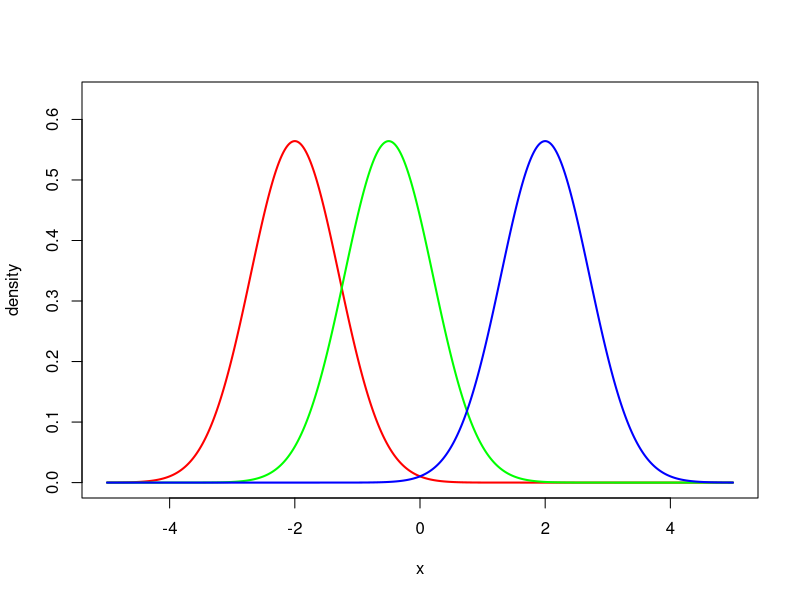
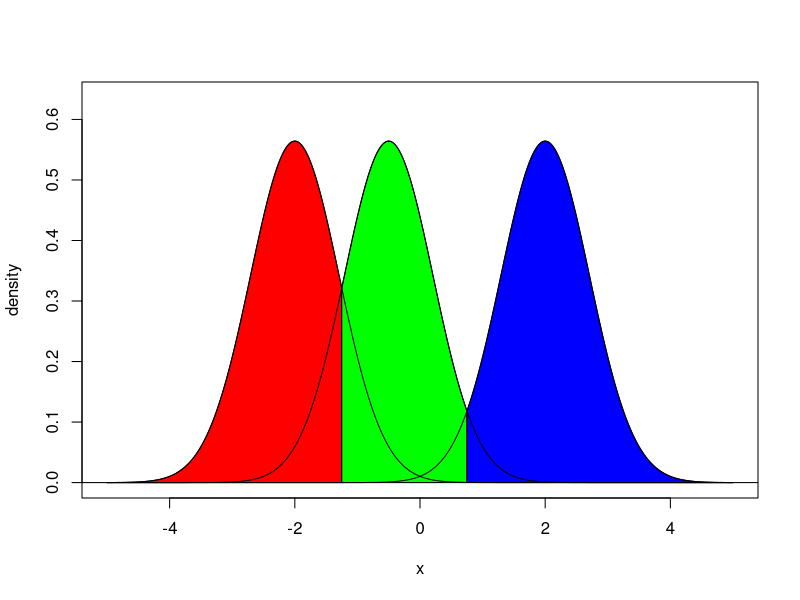

These charts were generated, in order, by the following R code: (Note: this script raises an error after producing the figures.)
## now with illustrations!!
set.seed(0)

plot_gaussian_densities <- function(mus, sigma2s = 1,
                                    xrange = 5, delta = 0.01, 
                                    type = c("density", "region"),
                                    col = rainbow(length(mus))) {
  type <- match.arg(type)
  plot(NA, NA, xlim = c(-xrange, xrange), ylim = c(0, .45/sqrt(sigma2s)),
       xlab = "x", ylab = "density")
  xseq <- seq(-xrange, xrange, delta)
  smu <- sort(mus)
  if (type == "density") {
    for (mu in mus) lines(xseq, dnorm(xseq, mean = mu, sd = sqrt(sigma2s)),
                          lwd = 2, col = col[smu == mu])
  } else {
    md <- c(-xrange -1, (smu[-length(smu)] + smu[-1])/2, xrange + 1)
    for (i in 1:length(smu)) {
      m1 <- md[i]
      m2 <- md[i+1]
      xs <- seq(m1, m2, delta)
      dd <- dnorm(xs, smu[i], sqrt(sigma2s))
      polygon(c(xs, m2, m1), c(dd, 0, 0), col = col[i])
    }
    for (mu in mus) lines(xseq, dnorm(xseq, mean = mu, sd = sqrt(sigma2s)),
                          lwd = 1)
  }
}

## intro plot
pdf("extrapolation/illus_example1a.pdf", width = 5, height = 3)
plot_gaussian_densities(c(-2,-0.5,2), 0.5)
dev.off()
pdf("extrapolation/illus_example1b.pdf", width = 5, height = 3)
plot_gaussian_densities(c(-2,-0.5,2), 0.5, type = "region")
dev.off()

rho <- 0.7
mc.reps <- 20

## computes Bayes error for univariate normal p(x|y); OLD VERSION
# normal_bayes_error <- function(mus, sigma2s = 1, intrange = 10, delta = 1e-3) {
#   xs <- seq(-intrange, intrange, delta)
#   pds <- lapply(mus, function(mu) dnorm(xs, mean = mu, sd = sqrt(sigma2s)))
#   maxpds <- do.call(pmax, pds)
#   ba <- 1/length(mus) * sum(maxpds) * delta
#   1 - ba
# }

## computes Bayes error for univariate normal p(x|y)
normal_bayes_error <- function(mus, sigma2s = 1) {
  smu <- sort(mus)/sqrt(sigma2s)
  md <- c(-Inf, (smu[-length(smu)] + smu[-1])/2, Inf)
  lbs <- smu - md[-1]
  ubs <- smu - md[-length(md)]
  1 - mean(pnorm(ubs) - pnorm(lbs))
}

## mus is k x N matrix
normal_bayes_error_vec <- function(mus, sigma2s = 1) {
  smu <- apply(mus, 2, sort)/sqrt(sigma2s)
  md <- rbind(-Inf, (smu[-nrow(smu), ] + smu[-1, ])/2, Inf)
  lbs <- smu - md[-1, ]
  ubs <- smu - md[-nrow(md), ]
  1 - colMeans(pnorm(ubs) - pnorm(lbs))
}





bess <- list()
muss <- list()

for (k in 2:10) {
  mus <- rho * randn(k, mc.reps)
  bes <- normal_bayes_error_vec(mus, sigma2s = 1-rho^2)

  bess[[paste(k)]] <- bes
  muss[[paste(k)]] <- mus
}

boxplot(bess, pch = "o", xlab = "k", ylab = "Error", ylim = c(0, 1))
stripchart(bess, vertical = TRUE, xlim = c(0, 10), add = TRUE, pch = "o", 
           col = grey(0, alpha = 0.5))


## generate the auto-box plots

k <- 3
for (ind in 1:7) {
  pdf(paste0("extrapolation/autoplots/box", k+1, "_", ind, ".pdf"),
      height = 6, width = 4)
  boxplot(bess[[k]], cex = 2, pch = "o")
  stripchart(bess[[k]][-ind], vertical = TRUE, xlim = c(0, 10), add = TRUE, pch = "o", 
             col = grey(0, alpha = 0.5), cex = 2)
  points(1, bess[[k]][ind], cex = 2, col = "red", lwd = 3)
  dev.off()
  pdf(paste0("extrapolation/autoplots/dens", k+1, "_", ind, ".pdf"),
      height = 3, width = 5)
  plot_gaussian_densities(muss[[k]][ , ind], sigma2s = 1-rho^2, type = "region")
  dev.off()
  
}
